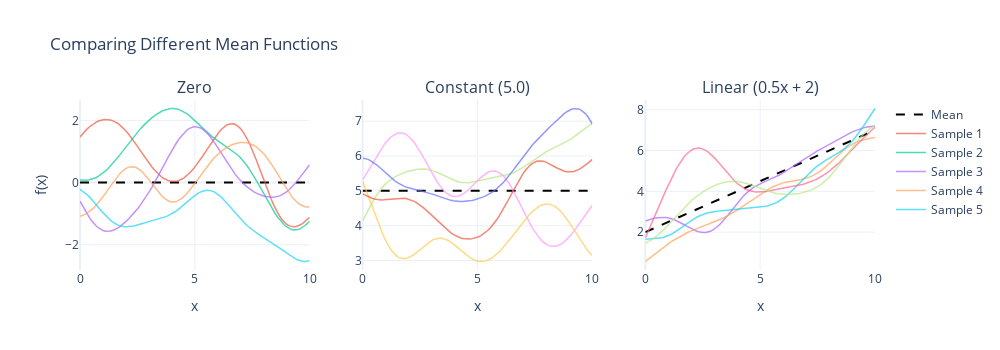

The notebook cell this image was saved under:
### Markdown cell above
### 🤖 EXERCISE 2: Compare Different Mean Functions

Now let's explore how different mean functions affect GP prior draws more systematically.

### Code cell
# 🤖 EXERCISE: Use your LLM to help complete this implementation

def compare_mean_functions(X, n_samples=5, lengthscale=1.5, variance=1.0):
    """
    Create comparison plots of GP priors with different mean functions.
    
    Parameters:
    -----------
    X : array, shape (n_points, 1)
        Input locations
    n_samples : int
        Number of function samples to draw from each GP
    lengthscale : float
        Kernel lengthscale
    variance : float
        Kernel variance
        
    Returns:
    --------
    fig : plotly Figure
        Comparison plot
    
    Prompt suggestion: "Help me write a function that compares GP prior samples using 
    three different mean functions: zero, constant (value=5), and linear (slope=0.5, intercept=2).
    Use the exp_quad_kernel defined earlier and create side-by-side Plotly subplots showing
    samples from each GP. Draw the mean function as a dashed black line and samples as colored lines."
    """
    # REFERENCE SOLUTION:
    K = exp_quad_kernel(X, X, lengthscale=lengthscale, variance=variance)
    K += 1e-8 * np.eye(len(X))
    
    means = {
        'Zero': np.zeros(len(X)),
        'Constant (5.0)': np.full(len(X), 5.0),
        'Linear (0.5x + 2)': 0.5 * X.flatten() + 2.0
    }
    
    fig = make_subplots(rows=1, cols=3, subplot_titles=list(means.keys()))
    
    for idx, (name, mean_func) in enumerate(means.items(), 1):
        samples = rng.multivariate_normal(mean_func, K, size=n_samples)
        
        # Plot mean
        fig.add_trace(
            go.Scatter(x=X.flatten(), y=mean_func, mode='lines',
                      line=dict(color='black', width=2, dash='dash'),
                      name='Mean', showlegend=(idx==1)),
            row=1, col=idx
        )
        
        # Plot samples
        for i, sample in enumerate(samples):
            fig.add_trace(
                go.Scatter(x=X.flatten(), y=sample, mode='lines',
                          name=f'Sample {i+1}' if idx==1 else None,
                          showlegend=(idx==1), line=dict(width=1.5),
                          opacity=0.7),
                row=1, col=idx
            )
    
    fig.update_xaxes(title_text="x")
    fig.update_yaxes(title_text="f(x)", col=1)
    fig.update_layout(height=350, width=1000,
                      title_text="Comparing Different Mean Functions")
    return fig

# Test the function
X_compare = np.linspace(0, 10, 100)[:, None]
fig = compare_mean_functions(X_compare, n_samples=5)
fig.show()
